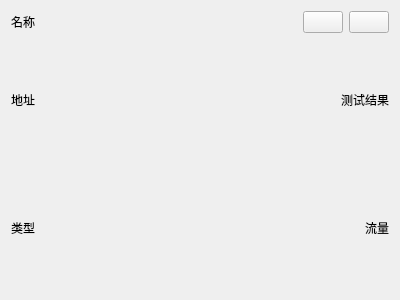
<?xml version="1.0" encoding="UTF-8"?>
<ui version="4.0">
 <class>ProxyItem</class>
 <widget class="QWidget" name="ProxyItem">
  <property name="geometry">
   <rect>
    <x>0</x>
    <y>0</y>
    <width>400</width>
    <height>300</height>
   </rect>
  </property>
  <property name="sizePolicy">
   <sizepolicy hsizetype="Minimum" vsizetype="Minimum">
    <horstretch>0</horstretch>
    <verstretch>0</verstretch>
   </sizepolicy>
  </property>
  <property name="windowTitle">
   <string notr="true"/>
  </property>
  <layout class="QVBoxLayout" name="verticalLayout_2">
   <item>
    <layout class="QHBoxLayout" name="horizontalLayout_3">
     <item>
      <widget class="QLabel" name="name">
       <property name="sizePolicy">
        <sizepolicy hsizetype="Minimum" vsizetype="Preferred">
         <horstretch>0</horstretch>
         <verstretch>0</verstretch>
        </sizepolicy>
       </property>
       <property name="text">
        <string notr="true">名称</string>
       </property>
      </widget>
     </item>
     <item>
      <widget class="QPushButton" name="change">
       <property name="sizePolicy">
        <sizepolicy hsizetype="Maximum" vsizetype="Fixed">
         <horstretch>0</horstretch>
         <verstretch>0</verstretch>
        </sizepolicy>
       </property>
       <property name="icon">
        <iconset resource="../../res/Rawline.qrc">
         <normaloff>:/icon/material/swap-horizontal.png</normaloff>:/icon/material/swap-horizontal.png</iconset>
       </property>
      </widget>
     </item>
     <item>
      <widget class="QPushButton" name="remove">
       <property name="sizePolicy">
        <sizepolicy hsizetype="Maximum" vsizetype="Fixed">
         <horstretch>0</horstretch>
         <verstretch>0</verstretch>
        </sizepolicy>
       </property>
       <property name="icon">
        <iconset resource="../../res/Rawline.qrc">
         <normaloff>:/icon/material/delete.png</normaloff>:/icon/material/delete.png</iconset>
       </property>
      </widget>
     </item>
    </layout>
   </item>
   <item>
    <layout class="QHBoxLayout" name="horizontalLayout">
     <item>
      <widget class="QLabel" name="address">
       <property name="sizePolicy">
        <sizepolicy hsizetype="Maximum" vsizetype="Preferred">
         <horstretch>0</horstretch>
         <verstretch>0</verstretch>
        </sizepolicy>
       </property>
       <property name="colorRole" stdset="0">
        <string notr="true">muted</string>
       </property>
       <property name="text">
        <string notr="true">地址</string>
       </property>
      </widget>
     </item>
     <item>
      <widget class="QLabel" name="test_result">
       <property name="sizePolicy">
        <sizepolicy hsizetype="Minimum" vsizetype="Preferred">
         <horstretch>0</horstretch>
         <verstretch>0</verstretch>
        </sizepolicy>
       </property>
       <property name="text">
        <string notr="true">测试结果</string>
       </property>
       <property name="alignment">
        <set>Qt::AlignRight|Qt::AlignTrailing|Qt::AlignVCenter</set>
       </property>
      </widget>
     </item>
    </layout>
   </item>
   <item>
    <layout class="QHBoxLayout" name="horizontalLayout_2">
     <item>
      <widget class="QLabel" name="type">
       <property name="sizePolicy">
        <sizepolicy hsizetype="Maximum" vsizetype="Preferred">
         <horstretch>0</horstretch>
         <verstretch>0</verstretch>
        </sizepolicy>
       </property>
       <property name="colorRole" stdset="0">
        <string notr="true">tag</string>
       </property>
       <property name="text">
        <string notr="true">类型</string>
       </property>
      </widget>
     </item>
     <item>
      <widget class="QLabel" name="traffic">
       <property name="sizePolicy">
        <sizepolicy hsizetype="Minimum" vsizetype="Preferred">
         <horstretch>0</horstretch>
         <verstretch>0</verstretch>
        </sizepolicy>
       </property>
       <property name="text">
        <string notr="true">流量</string>
       </property>
       <property name="alignment">
        <set>Qt::AlignRight|Qt::AlignTrailing|Qt::AlignVCenter</set>
       </property>
      </widget>
     </item>
    </layout>
   </item>
  </layout>
 </widget>
 <resources>
  <include location="../../res/Rawline.qrc"/>
 </resources>
 <connections/>
</ui>
